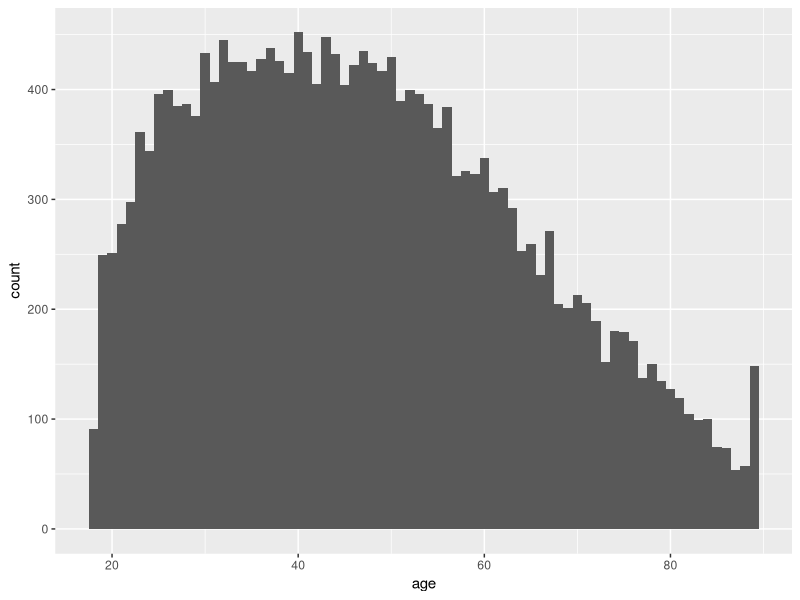
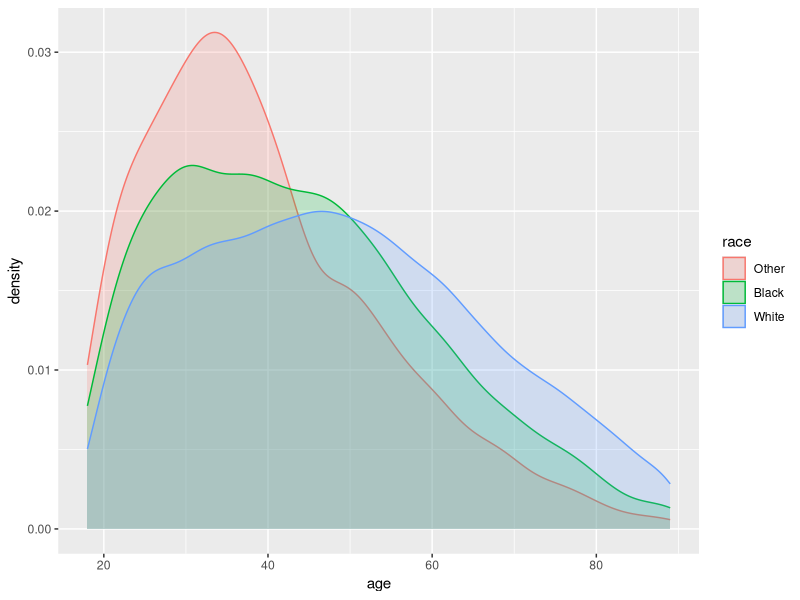
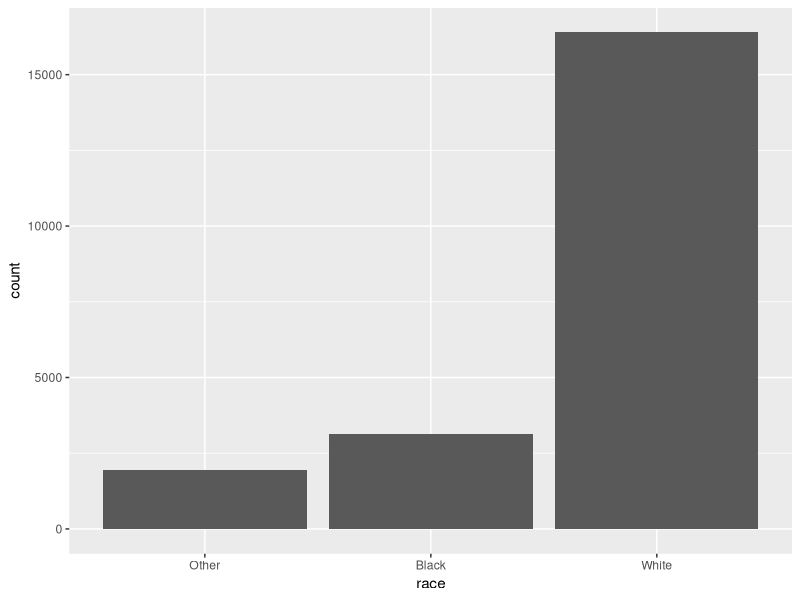
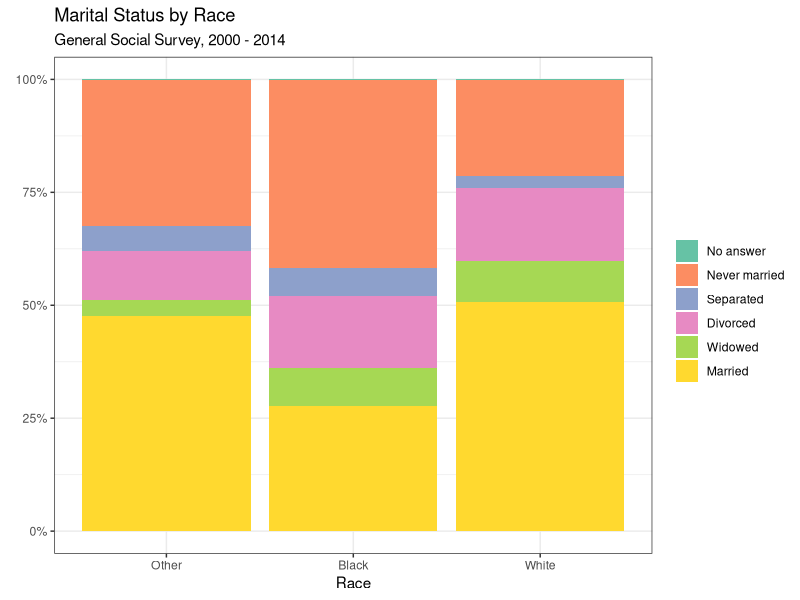

The R script that drew these images, in order:
## ---- chunk 1
knitr::opts_chunk$set(collapse = TRUE, comment = "#>", fig.path = "./output/figures/")
knitr::knit_hooks$set(inline = function(x) {prettyNum(x, big.mark = ",")})
## ---- chunk 2
library(tidyverse)
data(gss_cat)
## ---- chunk 3
gss_cat
## ---- chunk 4
gss_cat_tv <- gss_cat %>%
  mutate(tvhours_year = tvhours * 365)
gss_cat_tv
## ---- chunk 5
gss_cat_age <- gss_cat_tv %>% 
  mutate(
    age_cat = case_when(
      age < 35 ~ "Young",
      age >=35 & age < 65 ~ "Middle Aged",
      age >= 65 ~ "Old"
      )
    )
gss_cat_age
## ---- chunk 6
gss_small <- select(gss_cat, year, age, race, tvhours)
gss_small
## ---- chunk 7
gss_rename <- select(gss_cat, year, age, race, weekly_tv = tvhours)
gss_rename
## ---- chunk 8
summarize(gss_cat,
          n = n(),
          age_mean = mean(age, na.rm = TRUE),
          age_med = median(age, na.rm = TRUE),
          tv_mean = mean(tvhours, na.rm = TRUE)
          )
## ---- chunk 9
group_by(gss_cat, race) %>%
  summarize(
    n = n(),
    age_mean = mean(age, na.rm = TRUE),
    age_med = median(age, na.rm = TRUE),
    tv_mean = mean(tvhours, na.rm = TRUE)
  )
## ---- chunk 10
ggplot(gss_cat) +
  geom_histogram(aes(age), binwidth = 1)
## ---- chunk 11
ggplot(gss_cat) +
  geom_density(aes(age, fill = race, color = race), alpha = 0.2)
## ---- chunk 12
ggplot(gss_cat) +
  geom_bar(aes(race))
## ---- chunk 13
ggplot(gss_cat) +
  geom_bar(aes(race, fill = marital), position = "fill") +
  scale_fill_brewer(palette = "Set2", name = element_blank()) +
  scale_y_continuous(labels = scales::percent) +
  labs(
    x = "Race",
    y = element_blank(),
    title = "Marital Status by Race",
    subtitle = "General Social Survey, 2000 - 2014") +
  theme_bw()
